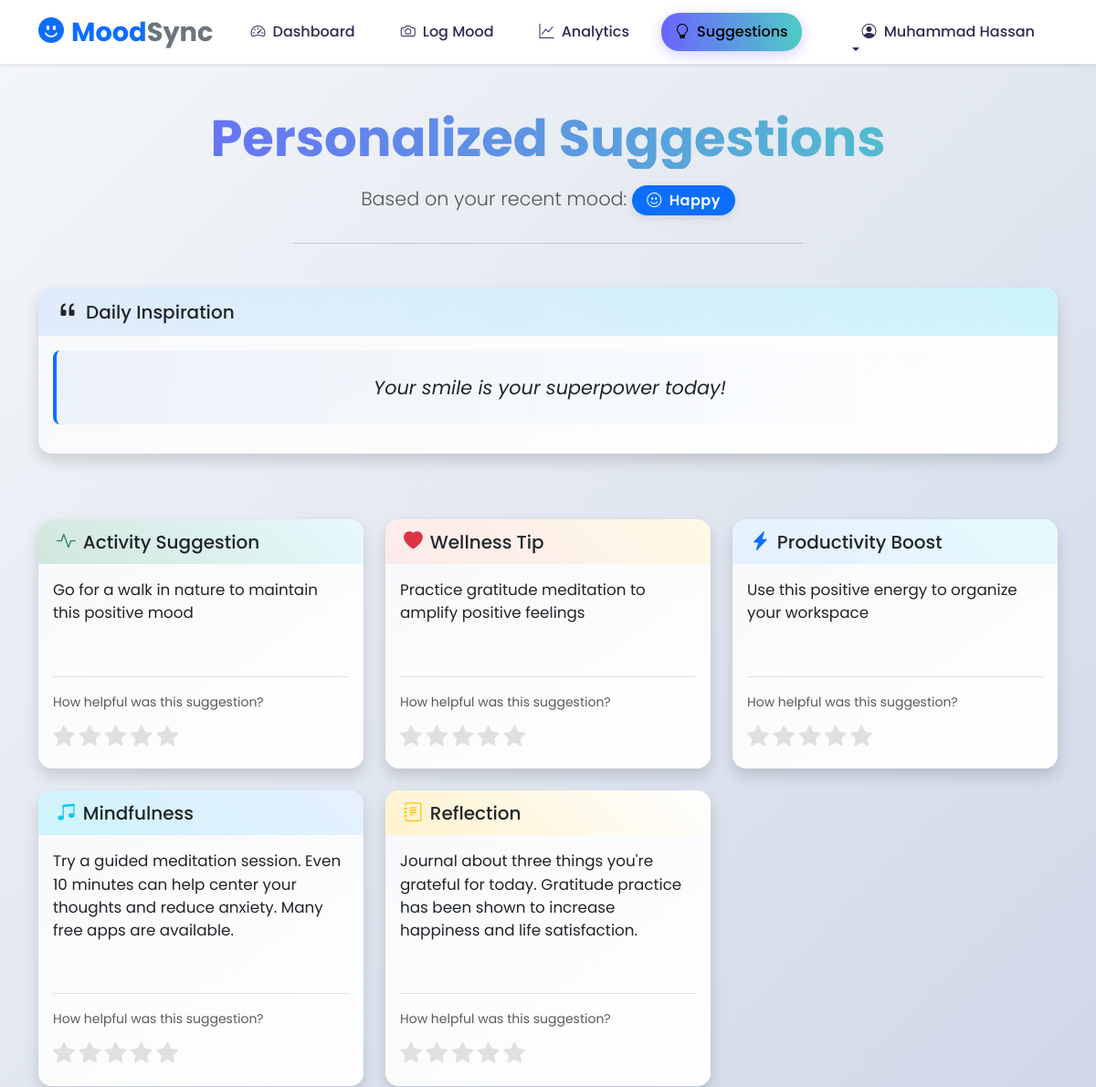
The page /suggestions (signed in, upper part) on the database as committed earlier.
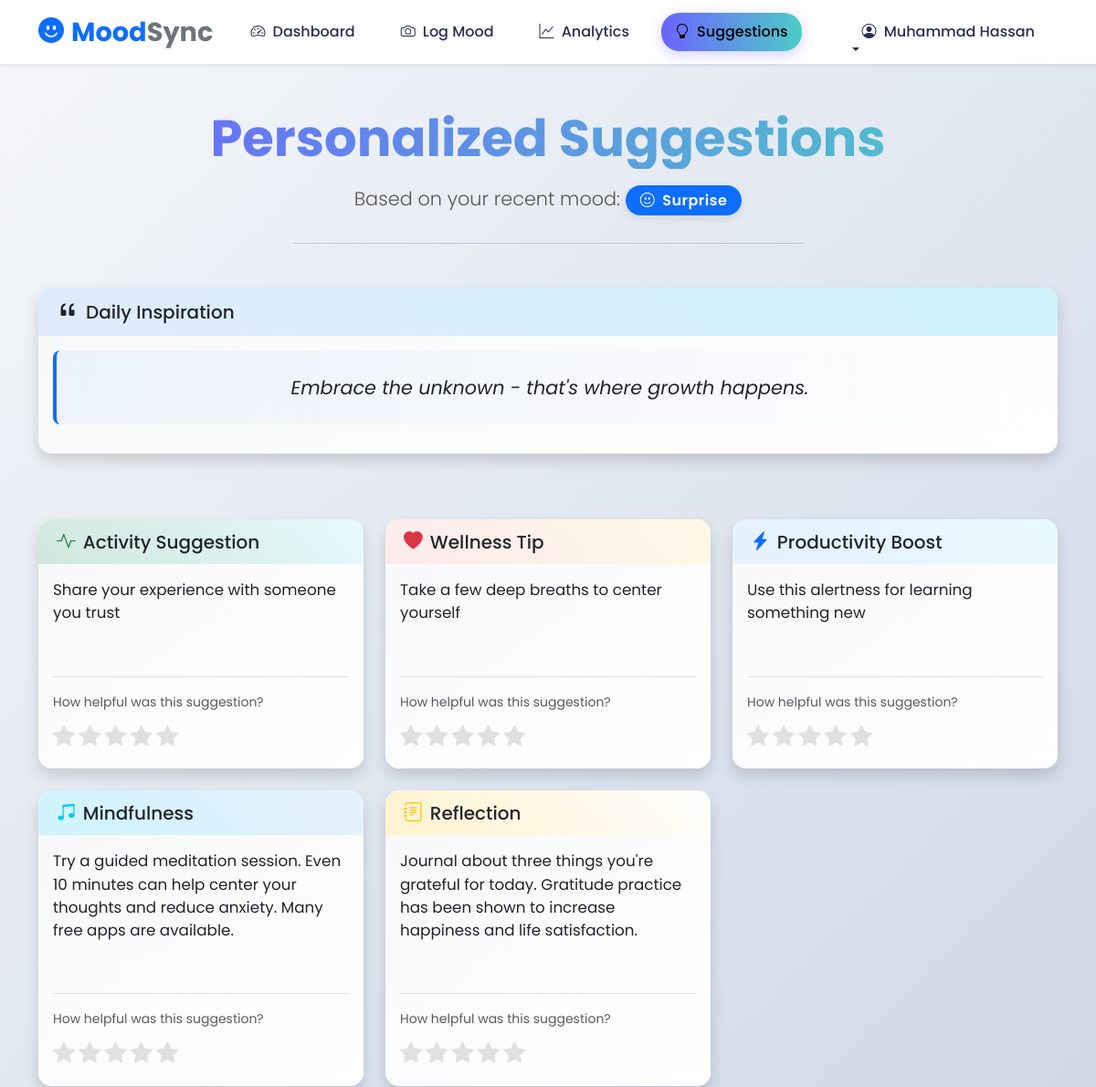
The same page on the database as committed later.
### tables this page shows
CREATE TABLE moods (
                    id INTEGER PRIMARY KEY AUTOINCREMENT,
                    user_id INTEGER DEFAULT 1,
                    detected_emotion VARCHAR(50),
                    confidence_score FLOAT,
                    manual_mood VARCHAR(50),
                    intensity INTEGER,
                    notes TEXT,
                    context VARCHAR(100),
                    image_path VARCHAR(255),
                    timestamp TIMESTAMP DEFAULT CURRENT_TIMESTAMP,
                    FOREIGN KEY (user_id) REFERENCES users (id)
                );

### app.py (the view)
@app.route('/suggestions')
@login_required
def suggestions():
    user_id = session.get('user_id')
    recent_moods = db_manager.get_mood_history(user_id=user_id, limit=1)
    if not recent_moods:
        flash('Please log your mood first to get suggestions', 'info')
        return redirect(url_for('mood_logger'))
    recent_mood = recent_moods[0]
    emotion = recent_mood['detected_emotion']
    suggestions = suggestion_engine.get_suggestions(emotion)
    quote = suggestion_engine.get_personalized_quote(emotion)
    return render_template('suggestions.html',
                          emotion=emotion,
                          suggestions=suggestions,
                          quote=quote)

### app.py (called while the page is built)
def login_required(f):
    @wraps(f)
    def decorated_function(*args, **kwargs):
        if 'user_id' not in session:
            flash('Please log in to access this page', 'warning')
            return redirect(url_for('login', next=request.url))
        return f(*args, **kwargs)
    return decorated_function

### models/ai_suggestions.py (called while the page is built)
    def get_suggestions(self, emotion, context=None, previous_suggestions=None):
        if emotion not in self.suggestions_db:
            emotion = 'Neutral'
        emotion_suggestions = self.suggestions_db[emotion]
        suggestions = []
        for category, suggestions_list in emotion_suggestions.items():
            suggestion = random.choice(suggestions_list)
            suggestions.append({
                'type': category,
                'content': suggestion,
                'emotion': emotion
            })
        return suggestions

    def get_personalized_quote(self, emotion):
        if emotion not in self.quotes:
            emotion = 'Neutral'
        return random.choice(self.quotes[emotion])

### templates/suggestions.html (shortened to what the changed rows need)
{% extends "base.html" %}
{% block content %}
    <div class="container py-5">
        <div class="row mb-4 fade-in">
            <div class="col text-center">
                <h1 class="display-4 mb-3">Personalized Suggestions</h1>
                <p class="lead">Based on your recent mood:
                    <span class="badge bg-primary px-3 py-2" style="font-size: 1rem; box-shadow: 0 3px 10px rgba(0,0,0,0.1);">
                        <i class="bi bi-emoji-smile me-2"></i>{{ emotion|title }}
                    </span>
                </p>
            </div>
        </div>
        <div class="row mb-5">
            <div class="col-12">
                <div class="card shadow slide-up" style="animation-delay: 0.1s; border-radius: 15px; background: linear-gradient(145deg, #f8f9fa, #ffffff);">
                    <div class="card-body">
                        <blockquote class="blockquote text-center pulse">
                            <p style="font-size: 1.3rem; line-height: 1.6;">{{ quote }}</p>
                        </blockquote>
                    </div>
                </div>
            </div>
        </div>
        <div class="row mb-4">
            {% for suggestion in suggestions %}
            <div class="col-lg-4 col-md-6 mb-4">
                <div class="card shadow h-100 slide-up" style="animation-delay: {{ loop.index * 0.1 }}s; border-radius: 15px; border: none; overflow: hidden;">
                    <div class="card-header" style="background: linear-gradient(45deg,
                        {% if suggestion.type == 'activities' %}
                            rgba(var(--bs-success-rgb), 0.2), rgba(var(--bs-info-rgb), 0.1)
                        {% elif suggestion.type == 'wellness' %}
                            rgba(var(--bs-danger-rgb), 0.1), rgba(var(--bs-warning-rgb), 0.1)
                        {% elif suggestion.type == 'productivity' %}
                            rgba(var(--bs-primary-rgb), 0.1), rgba(var(--bs-info-rgb), 0.1)
                        {% elif suggestion.type == 'social' %}
                            rgba(var(--bs-purple-rgb), 0.1), rgba(var(--bs-info-rgb), 0.1)
                        {% else %}
                            rgba(var(--bs-secondary-rgb), 0.1), rgba(var(--bs-light-rgb), 0.2)
                        {% endif %}
                    ); border-radius: 15px 15px 0 0;">
                        <h5 class="mb-0 d-flex align-items-center">
                            {% if suggestion.type == 'activities' %}
                            <i class="bi bi-activity me-2" style="font-size: 1.3rem; color: var(--bs-success);"></i>Activity Suggestion
                            {% elif suggestion.type == 'wellness' %}
                            <i class="bi bi-heart-fill me-2" style="font-size: 1.3rem; color: var(--bs-danger);"></i>Wellness Tip
                            {% elif suggestion.type == 'productivity' %}
                            <i class="bi bi-lightning-charge-fill me-2" style="font-size: 1.3rem; color: var(--bs-primary);"></i>Productivity Boost
                            {% elif suggestion.type == 'social' %}
                            <i class="bi bi-people-fill me-2" style="font-size: 1.3rem; color: var(--bs-purple);"></i>Social Connection
                            {% else %}
                            <i class="bi bi-lightbulb-fill me-2" style="font-size: 1.3rem; color: var(--bs-warning);"></i>Suggestion
                            {% endif %}
                        </h5>
                    </div>
                    <div class="card-body d-flex flex-column" style="background: linear-gradient(145deg, #f8f9fa, #ffffff);">
                        <p class="card-text flex-grow-1" style="font-size: 1.05rem; line-height: 1.5;">{{ suggestion.content }}</p>
                        <div class="mt-3 pt-3 border-top">
                            <p class="text-muted small mb-2">How helpful was this suggestion?</p>
                            <div class="rating" data-suggestion-id="{{ suggestion.id|default(loop.index) }}">
                                <i class="bi bi-star-fill rating-star" data-rating="1" style="color: #e0e0e0;"></i>
                                <i class="bi bi-star-fill rating-star" data-rating="2" style="color: #e0e0e0;"></i>
                                <i class="bi bi-star-fill rating-star" data-rating="3" style="color: #e0e0e0;"></i>
                                <i class="bi bi-star-fill rating-star" data-rating="4" style="color: #e0e0e0;"></i>
                                <i class="bi bi-star-fill rating-star" data-rating="5" style="color: #e0e0e0;"></i>
                            </div>
                        </div>
                    </div>
                </div>
            </div>
            {% endfor %}
        </div>
    </div>
    {% endblock %} -->

Rows that differ between the two databases and show on the page:
removed moods: detected_emotion "Happy", shows "Activity Suggestion", content "Go for a walk in nature to maintain this positive mood", content "Practice gratitude meditation to amplify positive feelings", content "Use this positive energy to organize your workspace"
added moods: detected_emotion "Surprise", shows "Activity Suggestion", content "Share your experience with someone you trust", content "Take a few deep breaths to center yourself", content "Use this alertness for learning something new"
Other text that changed with them:
{{ quote }}: "Your smile is your superpower today!" → "Embrace the unknown - that's where growth happens."
